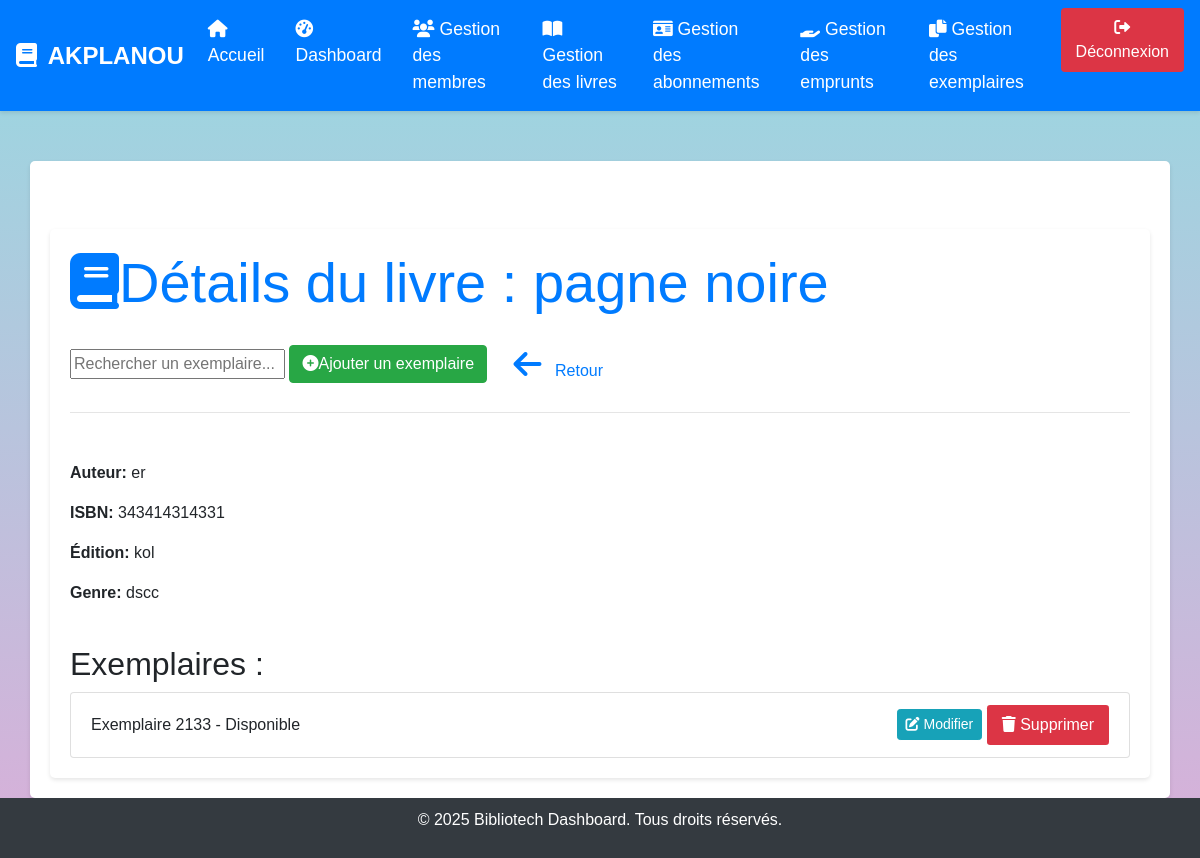
The app's page /livre/11/ with its own data.
### gestion/models.py (models this page shows, shortened)
class Livre(models.Model):
    titre = models.CharField(max_length=200)
    auteur = models.CharField(max_length=100)
    isbn = models.CharField(max_length=13)
    edition = models.CharField(max_length=100)
    genre = models.CharField(max_length=50)
    couverture = models.ImageField(upload_to='couvertures/', null=True, blank=True)

class Exemplaire(models.Model):
    livre = models.ForeignKey(Livre, on_delete=models.CASCADE)
    numero = models.IntegerField()
    disponible = models.BooleanField(default=True)

### gestion/views.py (the view)
# urls.py: path('livre/<int:livre_id>/', views.livre_detail_view, name='livre_detail'),
def livre_detail_view(request, livre_id):
    livre = get_object_or_404(Livre, id=livre_id)
    exemplaires = Exemplaire.objects.filter(livre=livre)
    return render(request, 'gestion/livre_detail.html', {'livre': livre, 'exemplaires': exemplaires})

### gestion/templates/gestion/livre_detail.html (shortened to what this page needs)
{% extends "gestion/base.html" %}
{% load static %}
{% block content %}
<div class="container mt-5">
    <div class="row mb-4">
        <div class="col-12">
            <h1 class="display-4 text-primary mb-3">
                <i class="fas fa-book me-3"></i>Détails du livre : {{ livre.titre }}
            </h1>
            <div class="search-bar">
                <input type="text" id="search" name="search" placeholder="Rechercher un exemplaire..." onkeyup="filterList()">
                <a href="{% url 'ajouter_exemplaire' livre.id %}" class="btn btn-success">
                    <i class="fas fa-plus-circle me-2"></i>Ajouter un exemplaire
                </a>
                <a href="javascript:history.back()" class="btn btn-link">
                    <i class="fas fa-arrow-left fa-2x border border-white p-2 rounded"></i> Retour
                </a>
            </div>
            <hr class="mb-4">
        </div>
    </div>
    <div class="row">
        <div class="col-12">
            <p><strong>Auteur:</strong> {{ livre.auteur }}</p>
            <p><strong>ISBN:</strong> {{ livre.isbn }}</p>
            <p><strong>Édition:</strong> {{ livre.edition }}</p>
            <p><strong>Genre:</strong> {{ livre.genre }}</p>
        </div>
    </div>
    <h2 class="mt-4">Exemplaires :</h2>
    <ul class="list-group" id="exemplairesList">
        {% for exemplaire in exemplaires %}
            <li class="list-group-item d-flex justify-content-between align-items-center">
                Exemplaire {{ exemplaire.numero }} - {{ exemplaire.disponible|yesno:"Disponible,Indisponible" }}
                <div>
                    <a href="{% url 'modifier_exemplaire' exemplaire.id %}" class="btn btn-info btn-sm">
                        <i class="fas fa-edit"></i> Modifier
                    </a>
                    <button class="btn btn-danger btn-sm" data-toggle="modal" data-target="#confirmDeleteModal{{ exemplaire.id }}">
                        <i class="fas fa-trash"></i> Supprimer
                    </button>
                </div>
            </li>
        {% endfor %}
    </ul>
</div>
{% endblock %}

### gestion/templates/gestion/base.html (style rules this page uses)
body { background-color: #D9AFD9; background-image: linear-gradient(0deg, #D9AFD9 0%, #97D9E1 100%); font-family: 'Arial', sans-serif; display: flex; flex-direction: column; min-height: 100vh; margin: 0; }
.btn-danger { background-color: #dc3545; border: none; padding: 8px 15px; font-size: 1rem; color: white; }
.container { background-color: white; padding: 20px; border-radius: 5px; box-shadow: 0 2px 4px rgba(0, 0, 0, 0.1); margin-top: 50px; flex: 1; }

### records on screen
Livre: titre "pagne noire", auteur "er", isbn "343414314331", edition "kol", genre "dscc"
Exemplaire: numero "2133", disponible "Disponible"
